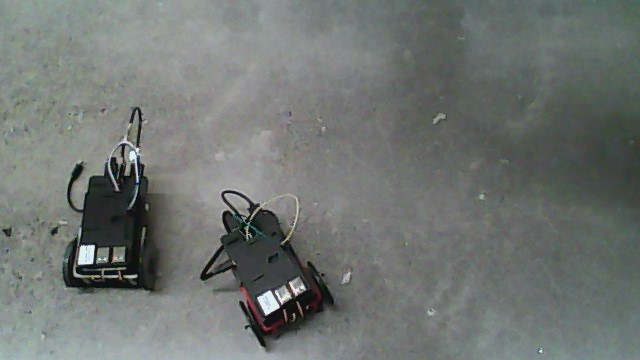
//> input picture image_processing/photos/WIN_20161108_16_15_10_Pro.jpg, 640 x 360 px
$ ./robotFilter photos/WIN_20161108_16_15_10_Pro.jpg   (built with g++ and OpenCV 4)
//> lines starting //> are read from the running program, lines starting //| are printed output that depends on the picture; after the words box and inside, x2 and y2 are one past the last pixel; in counts of white or black regions, pixels touching at a corner belong together
// Program to filter incoming images of the robot
// Filters include: Median for preprocessing, harris corner detector, and color filtering
// Andrew Palmer (ajp294)
// 10 November 2016

/*
 * Image processing pipeline:
 * 1. Color thresholding for each color
 * 2. Morphological closing to improve threshold results

 * Other operations:
 * 1. Corner detection using Harris or FAST
 * 2. Calculate Centroid for each thresholded color (red robot, blue robot, green goal)
 * 3. Match corner point to appropriate object
*/

#include "opencv2/highgui/highgui.hpp"
#include "opencv2/imgproc/imgproc.hpp"
#include "opencv2/opencv.hpp"

#include <iostream>
#include <stdio.h>
#include <stdlib.h>

#define ARRAY_SIZE 32

using namespace cv;
using namespace std;

// Global Variables
cv::Mat blueRobot, redRobot, greenGoal;
// unsigned int blueCOM[2], redCOM[2], greenCOM[2];
// unsigned int keypoints[10];
// FINDME: vectors of points not synthesizable
std::vector<cv::KeyPoint> keypoints;
unsigned int cornerPoints[ARRAY_SIZE][2];
cv::Point cornerPointsCV[ARRAY_SIZE];
unsigned int redRobotCoords[4]; // 2 Points (each point has x and y value)
unsigned int blueRobotCoords[4]; // 2 Points (each point has x and y value)
unsigned int greenGoalCoords[4]; // 2 Points (each point has x and y value)


// Function headers
// FINDME: use header file for this eventually
cv::Mat thresholdRGB(cv::Mat src, Scalar color);
void centerOfMass(cv::Mat src, char color);
cv::Mat morphologicalClosing(cv::Mat src);
std::vector<cv::Point> harrisCornerDetect(cv::Mat src, int threshold);
void fastXCornerDetect(cv::Mat src, int threshold);
double calculateAngleFromMoments(cv::Mat src, int comX, int comY);
// void matchCornerToCOM(int comX, int comY,  unsigned int * cornerPoints);
void matchCornerToCOM(int comX, int comY, char color); // int comX, int comY,  unsigned int * cornerPoints);


// Main function
int main(int argc, char ** argv)
{
   // FINDME: test greyscale
   cv::Mat src_grey;

   // read input image from command line
   cv::Mat src = imread(argv[1], 1);
//> src is the input picture: 360 rows x 640 cols, CV_8UC3; mean B, G, R 114.1, 117, 112.2

   cvtColor(src, src_grey, CV_BGR2GRAY );

   // Other operations
   // 1. Detect corners
   // fastXCornerDetect(src_grey, 200);
   FAST(src_grey, keypoints, 120); // 120 as a threshold seems to work for greyscale, unprocessed original
//> keypoints = 19 keypoints; strongest (x, y, size): (137, 180, 7), (93, 246, 7), (135, 276, 7), (290, 283, 7)
   for (size_t i = 0; i < keypoints.size(); i++) {
      const KeyPoint& kp = keypoints[i];
      circle(src_grey, kp.pt, 3, Scalar(80, 80, 80), 2, 8, 0);
      // add keypoint point to array
      cornerPoints[i][0] = kp.pt.x;
      cornerPoints[i][1] = kp.pt.y;
      cornerPointsCV[i] = kp.pt; // Corner points in cv::Point type
   }
//> this loop made 19 passes
//> kp on passes 1 to 12: keypoint at (137, 180), size 7, keypoint at (225, 194), size 7, keypoint at (81, 246), size 7, keypoint at (93, 246), size 7, keypoint at (79, 263), size 7, keypoint at (90, 263), size 7, keypoint at (92, 263), size 7, keypoint at (125, 276), size 7, keypoint at (135, 276), size 7, keypoint at (290, 283), size 7, keypoint at (304, 289), size 7, keypoint at (270, 291), size 7
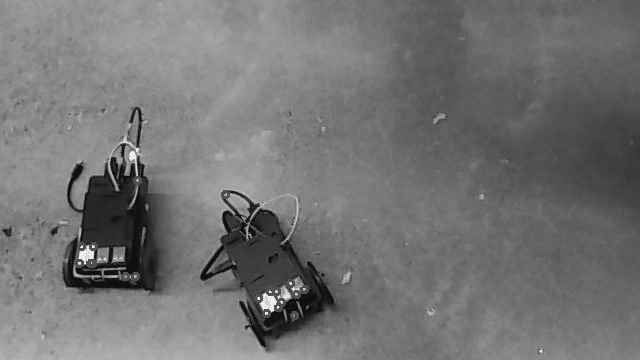
//> src_grey: 360 rows x 640 cols, CV_8UC1; min 4, max 245, mean 115.2
   namedWindow("corners", CV_WINDOW_AUTOSIZE);
   imshow("corners", src_grey);

   // std::cout << "corners: " << keypoints << std::endl;

   // Image processing pipeline operations
   // 1. threshold by color to detect robots and goal
   redRobot = thresholdRGB(src, Scalar(0, 0, 255));
//> the loop in thresholdRGB, `for (int j = 0; j < src.rows; j++)` made 360 passes
//> (pixelBlue, pixelGreen, pixelRed) on passes 1 to 3: (98, 100, 71), (96, 100, 71), (93, 100, 73)
//> after the loop in thresholdRGB, `for (int j = 0; j < src.rows; j++)`:
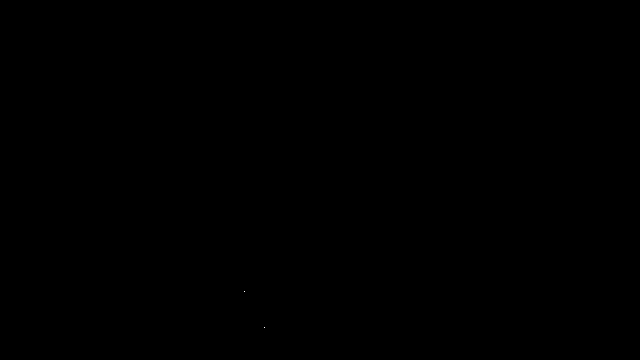
//> thresholdResult: 360 rows x 640 cols, CV_8UC1; 0% white in thin lines or dots, all inside (x1, y1, x2, y2) = (244, 291, 265, 328)
//> after the loop in thresholdRGB, `for (int j = 0; j < src.rows; j++)`: pixelIntensity = [133, 131, 120]; pixelBlue = 133; pixelGreen = 131; pixelRed = 120
   blueRobot = thresholdRGB(src, Scalar(255, 0, 0));
//> the loop in thresholdRGB (call 2), `for (int j = 0; j < src.rows; j++)` made 360 passes
//> after the loop in thresholdRGB (call 2), `for (int j = 0; j < src.rows; j++)`: thresholdResult: 360 rows x 640 cols, CV_8UC1; 0% white in thin lines or dots, all inside (x1, y1, x2, y2) = (137, 157, 256, 230)

   // 2. Morphological closing on robot
   redRobot = morphologicalClosing(redRobot);
//> in morphologicalClosing, `dilate(src, resultDilate, kernel);`: resultDilate: 360 rows x 640 cols, CV_8UC1; 0.01% white in thin lines or dots, all inside (x1, y1, x2, y2) = (243, 290, 266, 329)
   blueRobot = morphologicalClosing(blueRobot);
//> in morphologicalClosing (call 2), `dilate(src, resultDilate, kernel);`: resultDilate: 360 rows x 640 cols, CV_8UC1; 0.02% white in thin lines or dots, all inside (x1, y1, x2, y2) = (136, 156, 257, 231)

   // Other operations
   // 2. Calculate Centroid for each thresholded color (red robot, blue robot, green goal)
   centerOfMass(redRobot, 'r');
//> after the loop in centerOfMass, `for (int j = 0; j < src.rows; j++)`: m00 = 510; m01 = 157590; m10 = 129540
//> in centerOfMass, `xBar = m10 / m00;`: xBar = 254
//> in centerOfMass, `yBar = m01 / m00;`: yBar = 309
//> in centerOfMass, `redRobotCoords[0] = xBar;`: redRobotCoords = [254, 0, 0, 0]
//> in centerOfMass, `redRobotCoords[1] = yBar;`: redRobotCoords = [254, 309, 0, 0]
   centerOfMass(blueRobot, 'b');
//> the loop in centerOfMass (call 2), `for (int j = 0; j < src.rows; j++)` made 360 passes
//> (m00, m01, m10) on passes 1 to 2: (0, 0, 0), (0, 0, 0)


   // 3. Match corner point to appropriate object
   // matchCornerToCOM(redCOM[0], redCOM[1], 'r');
   // matchCornerToCOM(blueCOM[0], blueCOM[1], 'b');
   matchCornerToCOM(redRobotCoords[0], redRobotCoords[1], 'r');
   matchCornerToCOM(blueRobotCoords[0], blueRobotCoords[1], 'b');

   // draw circles at each COM
   // circle(redRobot, Point(redCOM[0], redCOM[1]), 3, Scalar(80, 80, 80), 2, 8, 0);
   // circle(blueRobot, Point(blueCOM[0], blueCOM[1]), 3, Scalar(80, 80, 80), 2, 8, 0);
   circle(redRobot, Point(redRobotCoords[0], redRobotCoords[1]), 3, Scalar(80, 80, 80), 2, 8, 0);
//> redRobot: 360 rows x 640 cols, CV_8UC1; 59 pixels changed, all inside (x1, y1, x2, y2) = (250, 305, 259, 314)
   circle(blueRobot, Point(blueRobotCoords[0], blueRobotCoords[1]), 3, Scalar(80, 80, 80), 2, 8, 0);
//> blueRobot: 360 rows x 640 cols, CV_8UC1; min 0, max 255, mean 0

   // Draw line between corner point and robot COM
   // line(redRobot, Point(redCOM[0], redCOM[1]), Point(redRobotCoords[2], redRobotCoords[3]), Scalar(127, 127, 127), 2, 8, 0);
   // line(blueRobot, Point(blueCOM[0], blueCOM[1]), Point(blueRobotCoords[2], blueRobotCoords[3]), Scalar(127, 127, 127), 2, 8, 0);
   line(redRobot, Point(redRobotCoords[0], redRobotCoords[1]), Point(redRobotCoords[2], redRobotCoords[3]), Scalar(127, 127, 127), 2, 8, 0);
//> redRobot: 360 rows x 640 cols, CV_8UC1; min 0, max 255, mean 0.1
   line(blueRobot, Point(blueRobotCoords[0], blueRobotCoords[1]), Point(blueRobotCoords[2], blueRobotCoords[3]), Scalar(127, 127, 127), 2, 8, 0);
//> blueRobot: 360 rows x 640 cols, CV_8UC1; min 0, max 255, mean 0.1

   // show resulting images
   namedWindow("red robot", CV_WINDOW_AUTOSIZE);
   imshow("red robot", redRobot);

   namedWindow("blue robot", CV_WINDOW_AUTOSIZE);
   imshow("blue robot", blueRobot);

   waitKey(0);
   return(0);
}

// Threshold image based on color
cv::Mat thresholdRGB(cv::Mat src, Scalar color)
{
   cv::Mat thresholdResult; // greyscale, binary result image
   cv::Vec3b pixelIntensity; // 3 channel RGB pixel value vector
   unsigned char pixelBlue, pixelRed, pixelGreen;

   // initialize result image
   thresholdResult = Mat::zeros(src.size(), CV_8UC1);

   // iterate through source pixels and threshold based on input color
   for (int j = 0; j < src.rows; j++) {
      for (int i = 0; i < src.cols; i++) {
         pixelIntensity = src.at<cv::Vec3b>(j, i);
         pixelBlue = pixelIntensity.val[0];
         pixelGreen = pixelIntensity.val[1];
         pixelRed = pixelIntensity.val[2];

         if (color == Scalar(0, 0, 255)) {
            // threshold with red
            if (pixelRed > 160 && pixelGreen < 110/*70*/ && pixelBlue < 135/*90*/) {
               thresholdResult.at<unsigned char>(j, i) = 255;
            }
         }
         else if (color == Scalar(0, 255, 0)) {
            // threshold with green
            if (pixelIntensity.val[1] > 180) {
               thresholdResult.at<unsigned char>(j, i) = 255;
            }
         }
         else if (color == Scalar(255, 0, 0)) {
            // threshold with blue
            if (pixelRed < 70 && pixelGreen < 100 && pixelBlue > 95/*135*/) {
               thresholdResult.at<unsigned char>(j, i) = 255;
            }
         }
      }
   }

   return thresholdResult;
}

void centerOfMass(cv::Mat src, char color)
{
   unsigned int m00, m01, m10; // Moment values
   unsigned int xBar, yBar; // Center of mass coordinates

   // init values
   m00 = 0;
   m01 = 0;
   m10 = 0;
   xBar = 0;
   yBar = 0;

   // iterate through all pixel values
   for (int j = 0; j < src.rows; j++) {
      for (int i = 0; i < src.cols; i++) {
         m00 += src.at<unsigned char>(j, i);
         m01 += src.at<unsigned char>(j, i) * j;
         m10 += src.at<unsigned char>(j, i) * i;
      }
   }

   // std::cout << "Area: " << m00 << std::endl;
   // std::cout << "M10: " << m10 << std::endl;
   // std::cout << "M01: " << m01 << std::endl;

   xBar = m10 / m00;
   yBar = m01 / m00;

   // Save COM to appropriate robot COM array
   switch(color) {
      case('b'):
         // std::cout << "blue" << std::endl;
         // blueCOM[0] = xBar;
         // blueCOM[1] = yBar;
         blueRobotCoords[0] = xBar;
         blueRobotCoords[1] = yBar;
         // std::cout << "blue: " << blueCOM[0] << ", " << blueCOM[1] << std::endl;
         break;

      case('r'):
         // std::cout << "red" << std::endl;
         // redCOM[0] = xBar;
         // redCOM[1] = yBar;
         redRobotCoords[0] = xBar;
         redRobotCoords[1] = yBar;
         // std::cout << "blue: " << blueCOM[0] << ", " << blueCOM[1] << std::endl;
         break;

      case('g'):
         // greenCOM[0] = xBar;
         // greenCOM[1] = yBar;
         greenGoalCoords[0] = xBar;
         greenGoalCoords[1] = yBar;
         break;
   }

   // [6 lines of commented-out code are left out]

}

// [38 lines left out: function harrisCornerDetect, not called in this run]

cv::Mat morphologicalClosing(cv::Mat src)
{
   cv::Mat resultDilate, resultClose;

   // generate closing kernel
   Mat kernel(3, 3, CV_8UC1, Scalar(255, 255, 255));

   // apply dilation
   dilate(src, resultDilate, kernel);

   // apply erosion
   erode(resultDilate, resultClose, kernel);

   // return filtered image
   return resultClose;
}

// [48 lines left out: functions fastXCornerDetect, calculateAngleFromMoments, not called in this run]

void matchCornerToCOM(int comX, int comY, char color)
{
   int distance;
   bool cornerFound = false;

   // Iterate through array of corner points
   for (int i = 0; i < ARRAY_SIZE; i++) {
      distance = abs(comY - cornerPointsCV[i].y) + abs(comX - cornerPointsCV[i].x);

      // if distance is less than threshold then it's a COM/corner pair for a single robot
      // std::cout << "distance : " << distance << std::endl;
      if (distance < 50 && !cornerFound) {
         if (color == 'r') {
            // std::cout << "red color corners: " << cornerPointsCV[i].x << ", " << cornerPointsCV[i].y << std::endl;
            redRobotCoords[2] = cornerPointsCV[i].x;
            redRobotCoords[3] = cornerPointsCV[i].y;
            cornerFound = true;
         }
         else if (color == 'b' && !cornerFound) {
            // std::cout << "blue color corners: " << cornerPointsCV[i].x << ", " << cornerPointsCV[i].y << std::endl;
            blueRobotCoords[2] = cornerPointsCV[i].x;
            blueRobotCoords[3] = cornerPointsCV[i].y;
            cornerFound = true;
         }
      }
   }
}
